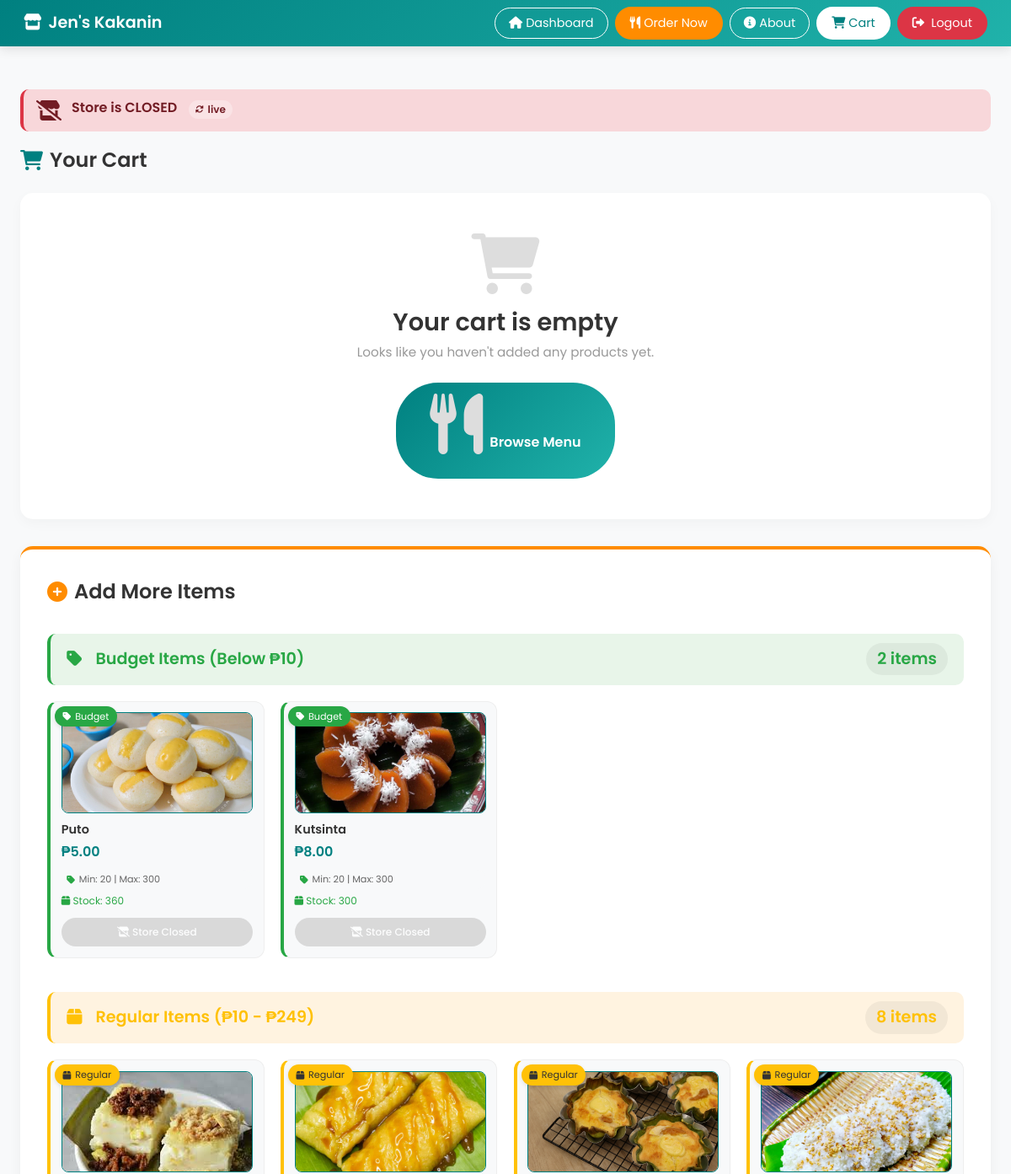
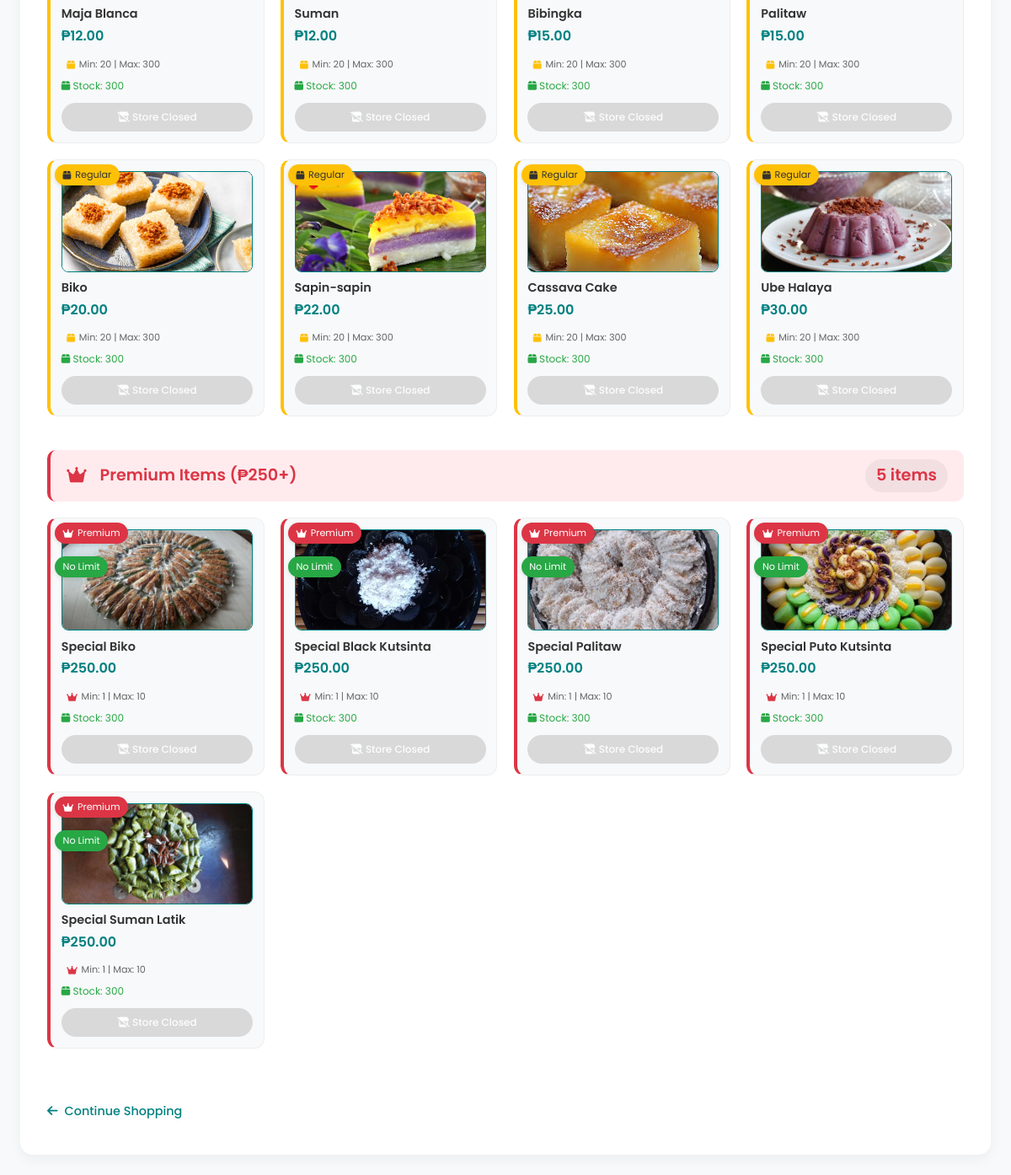
Page /cart.php (signed in) on the committed database (2 pictures, top to bottom).
### tables this page shows
CREATE TABLE `tbl_store_status` (
  `id` int(11) NOT NULL AUTO_INCREMENT,
  `is_online` tinyint(1) DEFAULT 0,
  `updated_by` int(11) DEFAULT NULL,
  `updated_at` timestamp NOT NULL DEFAULT current_timestamp() ON UPDATE current_timestamp(),
  `offline_message` text DEFAULT NULL,
  PRIMARY KEY (`id`)
);

CREATE TABLE `tbl_products` (
  `id` int(11) NOT NULL AUTO_INCREMENT,
  `name` varchar(100) NOT NULL,
  `description` text DEFAULT NULL,
  `price` decimal(10,2) NOT NULL,
  `stock` int(11) NOT NULL DEFAULT 0,
  `low_stock_threshold` int(11) DEFAULT 10,
  `image` varchar(255) DEFAULT NULL,
  `created_at` timestamp NOT NULL DEFAULT current_timestamp(),
  `updated_at` timestamp NOT NULL DEFAULT current_timestamp() ON UPDATE current_timestamp(),
  PRIMARY KEY (`id`),
  UNIQUE KEY `unique_product_name` (`name`)
);

### cart.php (the view, shortened to what this page needs)
<?php
require_once 'includes/config.php';
$store_online = true;
try {
    $stmt = $pdo->query("SELECT is_online, offline_message FROM tbl_store_status WHERE id = 1");
    $store_status = $stmt->fetch();
    if ($store_status) {
        $store_online = (bool)$store_status['is_online'];
    }
} catch (Exception $e) {
    error_log("Store status check failed: " . $e->getMessage());
}
function getProductTier($price) {
    if ($price < 10) {
        return [
            'name' => 'Budget',
            'color' => 'budget',
            'icon' => 'fa-tag',
            'bg' => '#28a745',
            'min' => 20,
            'max' => 300
        ];
    } elseif ($price >= 10 && $price < 250) {
        return [
            'name' => 'Regular',
            'color' => 'regular',
            'icon' => 'fa-box',
            'bg' => '#ffc107',
            'min' => 20,
            'max' => 300
        ];
    } else {
        return [
            'name' => 'Premium',
            'color' => 'premium',
            'icon' => 'fa-crown',
            'bg' => '#dc3545',
            'min' => 1,
            'max' => 10
        ];
    }
}
function cartHasPremiumItems($cart) {
    return false;
}
function getCartMaximum($cart) {
    if (cartHasPremiumItems($cart)) {
        return 999999;
    } else {
        return 300;
    }
}
function getTotalPieces($cart) {
    $total = 0;
    foreach ($cart as $item) {
        $total += $item['quantity'];
    }
    return $total;
}
function wouldExceedMaximum($currentCart, $productId, $quantityToAdd, $productPrice) {
    $tempCart = $currentCart;
    if (isset($tempCart[$productId])) {
        $tempCart[$productId]['quantity'] += $quantityToAdd;
    } else {
        $tempCart[$productId] = [
            'quantity' => $quantityToAdd,
            'price' => $productPrice
        ];
    }
    $newTotal = getTotalPieces($tempCart);
    $maxAllowed = getCartMaximum($tempCart);
    return $newTotal > $maxAllowed;
}
include 'includes/customer_header.php';
$all_products = $pdo->query("
    SELECT id, name, stock, price, image
    FROM tbl_products
    WHERE stock > 0
    ORDER BY price ASC, name ASC
")->fetchAll();
$budget_products = [];
$regular_products = [];
$premium_products = [];
foreach ($all_products as $product) {
    $tier = getProductTier($product['price']);
    if ($tier['name'] == 'Budget') {
        $budget_products[] = $product;
    } elseif ($tier['name'] == 'Regular') {
        $regular_products[] = $product;
    } else {
        $premium_products[] = $product;
    }
}
?>
<div class="container mt-3">
    <div class="store-status-banner <?php echo $store_online ? 'online' : 'offline'; ?>" id="storeStatusBanner">
        <i class="fas <?php echo $store_online ? 'fa-store' : 'fa-store-slash'; ?>"></i>
        <div class="status-text">
            <h5>
                <?php echo $store_online ? 'Store is OPEN' : 'Store is CLOSED'; ?>
                <span class="realtime-indicator" id="storeRealtimeIndicator">
                    <i class="fas fa-sync-alt fa-spin"></i> live
                </span>
            </h5>
        </div>
    </div>
    <h1 class="page-title">
        <i class="fas fa-shopping-cart"></i>
        Your Cart
    </h1>
    <?php if (empty($_SESSION['cart'])): ?>
        <div class="empty-cart">
            <i class="fas fa-shopping-cart"></i>
            <h3>Your cart is empty</h3>
            <p>Looks like you haven't added any products yet.</p>
            <a href="/menu" class="btn-browse">
                <i class="fas fa-utensils me-2"></i>Browse Menu
            </a>
        </div>
    <?php endif; ?>
    <?php if (!empty($budget_products) || !empty($regular_products) || !empty($premium_products)): ?>
    <div class="quick-add-section">
        <div class="quick-add-title">
            <i class="fas fa-plus-circle"></i>
            Add More Items
        </div>
        <?php if (!empty($budget_products)): ?>
        <div class="tier-section">
            <div class="tier-header budget">
                <i class="fas fa-tag"></i>
                <span>Budget Items (Below ₱10)</span>
                <span class="tier-count"><?php echo count($budget_products); ?> items</span>
            </div>
            <div class="quick-add-grid">
                <?php foreach ($budget_products as $product):
                    $in_cart = isset($_SESSION['cart'][$product['id']]);
                    $tier = getProductTier($product['price']);
                    $stock_class = '';
                    $wouldExceed = false;
                    if (!cartHasPremiumItems($_SESSION['cart'])) {
                        $wouldExceed = wouldExceedMaximum($_SESSION['cart'], $product['id'], 1, $product['price']);
                    }
                    $currentQty = $in_cart ? $_SESSION['cart'][$product['id']]['quantity'] : 0;
                    $maxReached = $in_cart && $currentQty >= $tier['max'];
                ?>
                <div class="product-option-card budget <?php echo $in_cart ? 'in-cart' : ''; ?> <?php echo $product['stock'] <= 0 ? 'out-of-stock' : ''; ?>" data-product-id="<?php echo $product['id']; ?>">
                    <span class="product-tier-badge budget"><i class="fas fa-tag"></i> Budget</span>
                    <div class="product-option-image">
                        <?php if ($product['image'] && file_exists("assets/images/".$product['image'])): ?>
                            <img src="assets/images/<?php echo $product['image']; ?>" alt="<?php echo htmlspecialchars($product['name']); ?>">
                        <?php else: ?>
                            <div class="placeholder"><i class="fas fa-image"></i></div>
                        <?php endif; ?>
                    </div>
                    <div class="product-option-name"><?php echo htmlspecialchars($product['name']); ?></div>
                    <div class="product-option-price">₱<?php echo number_format($product['price'], 2); ?></div>
                    <div class="tier-minmax-info">
                        <i class="fas fa-tag budget"></i>
                        <span>Min: 20 | Max: 300</span>
                    </div>
                    <div class="product-option-stock <?php echo $stock_class; ?>">
                        <i class="fas fa-box"></i>
                        <?php echo $product['stock'] > 0 ? "Stock: {$product['stock']}" : 'Out of Stock'; ?>
                    </div>
                    <?php if ($product['stock'] <= 0): ?>
                        <button class="btn-add-mini" disabled>
                            <i class="fas fa-times-circle"></i> Out of Stock
                        </button>
                    <?php elseif ($maxReached): ?>
                        <button class="btn-add-mini" disabled>
                            <i class="fas fa-ban"></i> Max Reached
                        </button>
                    <?php elseif ($wouldExceed): ?>
                        <button class="btn-add-mini" disabled>
                            <i class="fas fa-ban"></i> Would Exceed Max
                        </button>
                    <?php elseif (!$store_online): ?>
                        <button class="btn-add-mini disabled" disabled>
                            <i class="fas fa-store-slash"></i> Store Closed
                        </button>
                    <?php endif; ?>
                </div>
                <?php endforeach; ?>
            </div>
        </div>
        <?php endif; ?>
        <?php if (!empty($regular_products)): ?>
        <div class="tier-section">
            <div class="tier-header regular">
                <i class="fas fa-box"></i>
                <span>Regular Items (₱10 - ₱249)</span>
                <span class="tier-count"><?php echo count($regular_products); ?> items</span>
            </div>
            <div class="quick-add-grid">
                <?php foreach ($regular_products as $product):
                    $in_cart = isset($_SESSION['cart'][$product['id']]);
                    $tier = getProductTier($product['price']);
                    $stock_class = '';
                    $wouldExceed = false;
                    if (!cartHasPremiumItems($_SESSION['cart'])) {
                        $wouldExceed = wouldExceedMaximum($_SESSION['cart'], $product['id'], 1, $product['price']);
                    }
                    $currentQty = $in_cart ? $_SESSION['cart'][$product['id']]['quantity'] : 0;
                    $maxReached = $in_cart && $currentQty >= $tier['max'];
                ?>
                <div class="product-option-card regular <?php echo $in_cart ? 'in-cart' : ''; ?> <?php echo $product['stock'] <= 0 ? 'out-of-stock' : ''; ?>" data-product-id="<?php echo $product['id']; ?>">
                    <span class="product-tier-badge regular"><i class="fas fa-box"></i> Regular</span>
                    <div class="product-option-image">
                        <?php if ($product['image'] && file_exists("assets/images/".$product['image'])): ?>
                            <img src="assets/images/<?php echo $product['image']; ?>" alt="<?php echo htmlspecialchars($product['name']); ?>">
                        <?php else: ?>
                            <div class="placeholder"><i class="fas fa-image"></i></div>
                        <?php endif; ?>
                    </div>
                    <div class="product-option-name"><?php echo htmlspecialchars($product['name']); ?></div>
                    <div class="product-option-price">₱<?php echo number_format($product['price'], 2); ?></div>
                    <div class="tier-minmax-info">
                        <i class="fas fa-box regular"></i>
                        <span>Min: 20 | Max: 300</span>
                    </div>
                    <div class="product-option-stock <?php echo $stock_class; ?>">
                        <i class="fas fa-box"></i>
                        <?php echo $product['stock'] > 0 ? "Stock: {$product['stock']}" : 'Out of Stock'; ?>
                    </div>
                    <?php if ($product['stock'] <= 0): ?>
                        <button class="btn-add-mini" disabled>
                            <i class="fas fa-times-circle"></i> Out of Stock
                        </button>
                    <?php elseif ($maxReached): ?>
                        <button class="btn-add-mini" disabled>
                            <i class="fas fa-ban"></i> Max Reached
                        </button>
                    <?php elseif ($wouldExceed): ?>
                        <button class="btn-add-mini" disabled>
                            <i class="fas fa-ban"></i> Would Exceed Max
                        </button>
                    <?php elseif (!$store_online): ?>
                        <button class="btn-add-mini disabled" disabled>
                            <i class="fas fa-store-slash"></i> Store Closed
                        </button>
                    <?php endif; ?>
                </div>
                <?php endforeach; ?>
            </div>
        </div>
        <?php endif; ?>
        <?php if (!empty($premium_products)): ?>
        <div class="tier-section">
            <div class="tier-header premium">
                <i class="fas fa-crown"></i>
                <span>Premium Items (₱250+)</span>
                <span class="tier-count"><?php echo count($premium_products); ?> items</span>
            </div>
            <div class="quick-add-grid">
                <?php foreach ($premium_products as $product):
                    $in_cart = isset($_SESSION['cart'][$product['id']]);
                    $tier = getProductTier($product['price']);
                    $stock_class = '';
                    $currentQty = $in_cart ? $_SESSION['cart'][$product['id']]['quantity'] : 0;
                    $maxReached = $in_cart && $currentQty >= $tier['max'];
                ?>
                <div class="product-option-card premium <?php echo $in_cart ? 'in-cart' : ''; ?> <?php echo $product['stock'] <= 0 ? 'out-of-stock' : ''; ?>" data-product-id="<?php echo $product['id']; ?>">
                    <span class="product-tier-badge premium"><i class="fas fa-crown"></i> Premium</span>
                    <?php if (!$in_cart): ?>
                        <span class="no-limit-badge">No Limit</span>
                    <?php endif; ?>
                    <div class="product-option-image">
                        <?php if ($product['image'] && file_exists("assets/images/".$product['image'])): ?>
                            <img src="assets/images/<?php echo $product['image']; ?>" alt="<?php echo htmlspecialchars($product['name']); ?>">
                        <?php else: ?>
                            <div class="placeholder"><i class="fas fa-image"></i></div>
                        <?php endif; ?>
                    </div>
                    <div class="product-option-name"><?php echo htmlspecialchars($product['name']); ?></div>
                    <div class="product-option-price">₱<?php echo number_format($product['price'], 2); ?></div>
                    <div class="tier-minmax-info">
                        <i class="fas fa-crown premium"></i>
                        <span>Min: 1 | Max: 10</span>
                    </div>
                    <div class="product-option-stock <?php echo $stock_class; ?>">
                        <i class="fas fa-box"></i>
                        <?php echo $product['stock'] > 0 ? "Stock: {$product['stock']}" : 'Out of Stock'; ?>
                    </div>
                    <?php if ($product['stock'] <= 0): ?>
                        <button class="btn-add-mini" disabled>
                            <i class="fas fa-times-circle"></i> Out of Stock
                        </button>
                    <?php elseif ($maxReached): ?>
                        <button class="btn-add-mini" disabled>
                            <i class="fas fa-ban"></i> Max Reached
                        </button>
                    <?php elseif (!$store_online): ?>
                        <button class="btn-add-mini disabled" disabled>
                            <i class="fas fa-store-slash"></i> Store Closed
                        </button>
                    <?php endif; ?>
                </div>
                <?php endforeach; ?>
            </div>
        </div>
        <?php endif; ?>
        <a href="/menu" class="continue-shopping">
            <i class="fas fa-arrow-left me-2"></i>Continue Shopping
        </a>
    </div>
    <?php endif; ?>
</div>
<?php include 'includes/footer.php'; ?>

### includes/customer_header.php (style rules this page uses)
body { font-family: 'Poppins', sans-serif; background-color: #f8f9fa; padding-top: 80px; }

### rows in the picture
tbl_products: image (picture), name "Puto", price "5.00", stock "360", shows "Store Closed"
tbl_products: image (picture), name "Kutsinta", price "8.00", stock "300", shows "Store Closed"
tbl_products: image (picture), name "Maja Blanca", price "12.00", stock "300", shows "Store Closed"
tbl_products: image (picture), name "Suman", price "12.00", stock "300", shows "Store Closed"
tbl_products: image (picture), name "Bibingka", price "15.00", stock "300", shows "Store Closed"
tbl_products: image (picture), name "Palitaw", price "15.00", stock "300", shows "Store Closed"
tbl_products: image (picture), name "Biko", price "20.00", stock "300", shows "Store Closed"
tbl_products: image (picture), name "Sapin-sapin", price "22.00", stock "300", shows "Store Closed"
tbl_products: image (picture), name "Cassava Cake", price "25.00", stock "300", shows "Store Closed"
tbl_products: image (picture), name "Ube Halaya", price "30.00", stock "300", shows "Store Closed"
tbl_products: shows "No Limit", image (picture), name "Special Biko", price "250.00", stock "300", shows "Store Closed"
tbl_products: shows "No Limit", image (picture), name "Special Black Kutsinta", price "250.00", stock "300", shows "Store Closed"
tbl_products: shows "No Limit", image (picture), name "Special Palitaw", price "250.00", stock "300", shows "Store Closed"
tbl_products: shows "No Limit", image (picture), name "Special Puto Kutsinta", price "250.00", stock "300", shows "Store Closed"
tbl_products: shows "No Limit", image (picture), name "Special Suman Latik", price "250.00", stock "300", shows "Store Closed"

### other values in the picture
count($budget_products) "2"
count($regular_products) "8"
count($premium_products) "5"
